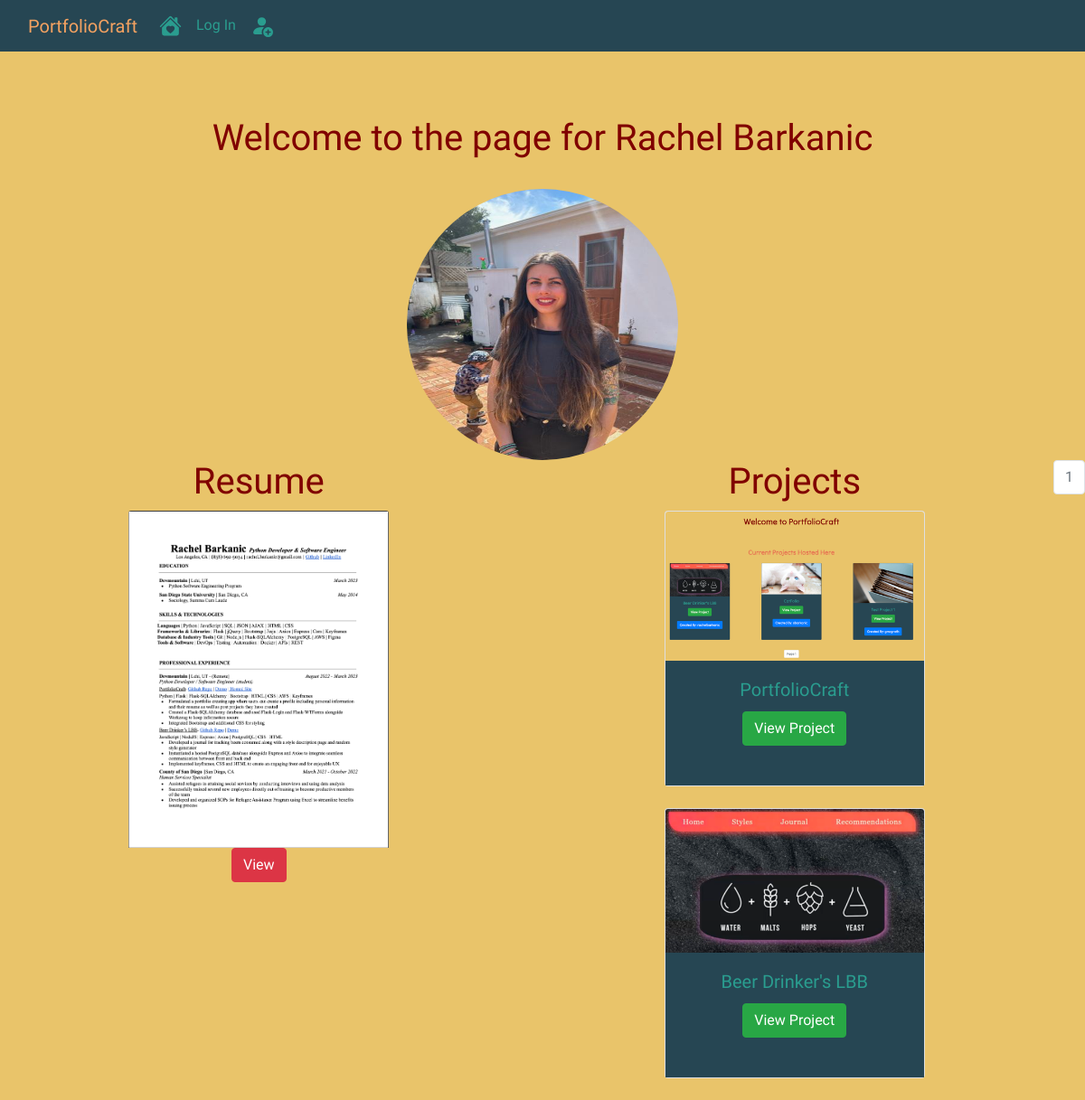
/rachelbarkanic, run on an earlier commit of the app's database.
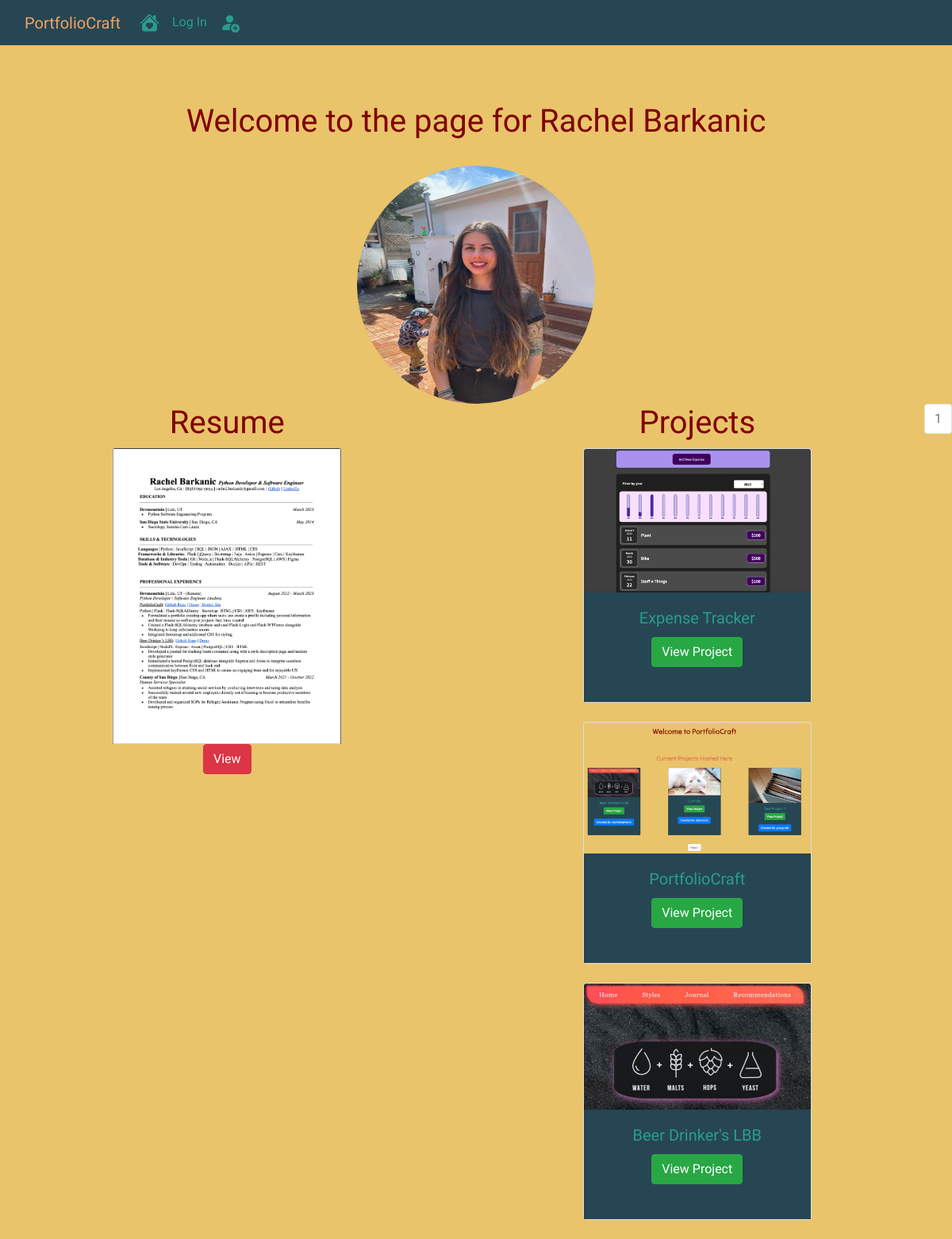
And on a later commit of the database.
### portfoliocraft/models.py (models this page shows, shortened)
class User(db.Model, UserMixin):
    __tablename__ = 'users'
    id = db.Column(db.Integer, autoincrement = True, primary_key = True)
    profile_image = db.Column(db.String(255), nullable = False, default = 'default_profile.png')
    resume = db.Column(db.String(255), nullable = False, default = 'default_resume.png')
    first_name = db.Column(db.String(255), nullable = False, index=True)
    last_name = db.Column(db.String(255), nullable = False, index=True)
    username = db.Column(db.String(255), unique = True, nullable = False, index=True)
    email = db.Column(db.String(255), unique = True, nullable = False, index=True)
    password_hash = db.Column(db.String(255), nullable = False)
    projects = db.relationship('Project', backref = 'author', lazy = True)

class Project(db.Model):
    __tablename__ = 'projects'
    id = db.Column(db.Integer, autoincrement = True, primary_key = True)
    user_id = db.Column(db.Integer, db.ForeignKey('users.id'), nullable = False)
    date = db.Column(db.DateTime, nullable = False, default = datetime.utcnow)
    title = db.Column(db.String(255), nullable = False)
    description = db.Column(db.Text(255), nullable = False)
    screenshot = db.Column(db.String(255), nullable = False, default = 'default_screenshot.png')
    demo_link = db.Column(db.String(255), nullable = False)
    github_link = db.Column(db.String(255), nullable = False)

### portfoliocraft/users/views.py (the view)
@users.route('/<username>')
def user_projects(username):
    page = request.args.get('page', 1, type=int)
    user = User.query.filter_by(username = username).first_or_404()
    projects = Project.query.filter_by(author = user).order_by(Project.date.desc()).paginate(page = page, per_page = 5)
    return render_template('user_projects.html', projects = projects, user = user)

### portfoliocraft/templates/user_projects.html
{% extends 'base.html' %}
{% block body %}
<br><br><br>
<div class="container" align="center">
    <h1>Welcome to the page for {{ user.first_name }} {{ user.last_name }}</h1>
    <br>
    <img class="profile-pic" src="{{url_for('static', filename = 'profile_pics/'+user.profile_image)}}">
</div>
<div class="flex-container" align="center">
    <div class="flex-child">
        <h1>Resume</h1>
            <div style="width: 18rem;"><img class="card-img-top" src="{{url_for('static', filename = 'resumes/'+user.resume)}}" alt="resume">
                <br>
                <button type="button" class="btn btn-danger"><a id="update-btn" href="{{url_for('users.view_resume', user_id = user.id)}}">View</a></button>
        </div>
    </div>
<div class="flex-child">
    <h1>Projects</h1>
{% for project in projects.items %}
<div class="card text-center" style="width: 18rem;">
    <img src="{{url_for('static', filename = 'screenshots/' +project.screenshot)}}" class="card-img-top" alt="project_image">
    <div class="card-body"  style="background-color: #264653;">
      <h5 class="card-title">{{project.title}}</h5>
      <a href=" {{url_for('projects.project', project_id = project.id)}}" class="btn btn-success">View Project</a>
      <br><br>
      </div>
    </div>
    <br>
{% endfor %}
</div>
<nav aria-label="Page Navigation example">
    <ul class="pagination justify-content-center">
        {% for page_num in projects.iter_pages(left_edge=1, right_edge=1, left_current=1, right_current=1) %}
        {% if projects.page == page_num %}
        <li class="page-item disabled">
            <a class="page-link" href="{{url_for('users.user_projects', username = user.username, page = page_num)}}">{{ page_num }}</a>
        </li>
        {% else %}
        <li class="page-item">
            <a class="page-link" href="{{url_for('users.user_projects', username = user.username, page = page_num)}}">{{ page_num }}</a>
        </li>
        {% endif %}
        {% endfor %}
    </ul>
</nav>
{% endblock %}

### portfoliocraft/templates/base.html (shortened to what this page needs)
<!DOCTYPE html>
<html lang="en">
<head>
    <link rel="stylesheet" href="https://cdn.jsdelivr.net/npm/bootstrap@4.3.1/dist/css/bootstrap.min.css">
    <link rel="stylesheet" href="/static/styles.css"/>
</head>
<body>
    <nav class="navbar navbar-expand-lg" style="background-color: #264653;">
        <div class="container-fluid">
          <a id="port-nav" class="navbar-brand" href="/">PortfolioCraft</a>
          <div class="collapse navbar-collapse">
            <div class="navbar-nav">
            <a class="nav-link" href="{{ url_for('core.index') }}"></a>
          {% if current_user.is_authenticated %}
          <a class="nav-link" href="{{ url_for('users.account') }}"><svg xmlns="http://www.w3.org/2000/svg" width="25" height="25" fill="currentColor" class="bi bi-toggles" viewBox="0 0 16 16">
            <path d="M4.5 9a3.5 3.5 0 1 0 0 7h7a3.5 3.5 0 1 0 0-7h-7zm7 6a2.5 2.5 0 1 1 0-5 2.5 2.5 0 0 1 0 5zm-7-14a2.5 2.5 0 1 0 0 5 2.5 2.5 0 0 0 0-5zm2.45 0A3.49 3.49 0 0 1 8 3.5 3.49 3.49 0 0 1 6.95 6h4.55a2.5 2.5 0 0 0 0-5H6.95zM4.5 0h7a3.5 3.5 0 1 1 0 7h-7a3.5 3.5 0 1 1 0-7z"/>
          </svg></a>
          <a class="nav-link" href="{{ url_for('projects.create_project')}}"><svg xmlns="http://www.w3.org/2000/svg" width="25" height="25" fill="currentColor" class="bi bi-file-earmark-plus" viewBox="0 0 16 16">
            <path d="M8 6.5a.5.5 0 0 1 .5.5v1.5H10a.5.5 0 0 1 0 1H8.5V11a.5.5 0 0 1-1 0V9.5H6a.5.5 0 0 1 0-1h1.5V7a.5.5 0 0 1 .5-.5z"/>
            <path d="M14 4.5V14a2 2 0 0 1-2 2H4a2 2 0 0 1-2-2V2a2 2 0 0 1 2-2h5.5L14 4.5zm-3 0A1.5 1.5 0 0 1 9.5 3V1H4a1 1 0 0 0-1 1v12a1 1 0 0 0 1 1h8a1 1 0 0 0 1-1V4.5h-2z"/>
          </svg></a>
          <a class="nav-link" href="{{ url_for('users.logout') }}">Log Out</a>
          {% else %}
          <a class="nav-link" href="{{ url_for('users.login') }}">Log In</a>
          <a class="nav-link" href="{{ url_for('users.register') }}"></a>
          {% endif %}
          </div>
        </div>
       </div>
      </nav>
{% block body %}
{% endblock %}
</body>
</html>

### portfoliocraft/static/styles.css (style rules this page uses)
.profile-pic { height: 300px; width: 300px; border-radius: 50%; }
#update-btn { color: white; }
body { font-family: 'Tilt Neon', cursive; background-color: #e9c46a; color: #2a9d8f; }
.navbar { font-family: 'Tilt Neon', cursive; }
.nav-link { color: #2a9d8f; font-family: 'Tilt Neon', cursive; }
#port-nav { color:#f4a261; }
.flex-container { display: flex; justify-content: space-evenly; }
.flex-child { flex: 1; }
.flex-child:first-child { margin-right: 20px; }
h1 { color: maroon; }

What changed in the data, as far as the page shows it:
added Project: screenshot (picture), title "Expense Tracker"
